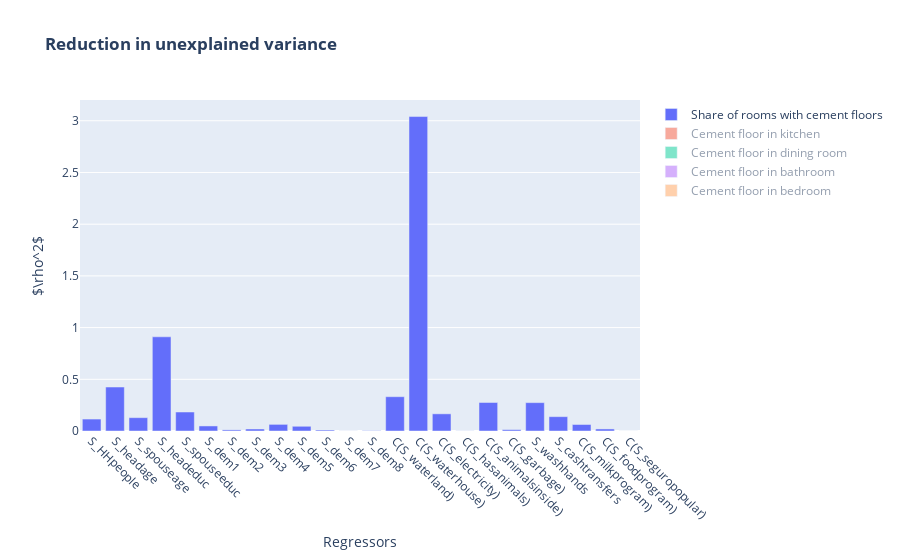

This figure's notebook cell:
### Code cell
from plotly import graph_objs as go

variables = R2_df['index']
counter = 0;
R2_fig = R2_df.drop(['index','Total Model 3 R2'], axis=1)

fig = go.Figure()

for vb in variables:
    
    if(counter != 0):
        trace = go.Bar(x=R2_fig.columns, y=R2_fig.iloc[counter], name=vb, visible = "legendonly")
    if(counter == 0):
        trace = go.Bar(x=R2_fig.columns, y=R2_fig.iloc[counter], name=vb)
        
    fig.add_trace(trace)
    
    counter=counter+1

fig.update_layout(
    {'title_text': '<b>'+'Reduction in unexplained variance'+'</b>',
        'xaxis': dict(title='Regressors', tickangle=45),
        'yaxis_title_text': r'$\rho^2$',
        "autosize": True})
fig.show()
fig.write_html("Bias_Figure.html")

### Figure 1 — Plotly figure (JSON) as saved in the notebook; plotly's stock layout.template omitted (floating-point values rounded to 4 significant figures)
{"data": [{"name": "Share of rooms with cement floors", "type": "bar", "x": ["S_HHpeople", "S_headage", "S_spouseage", "S_headeduc", "S_spouseeduc", "S_dem1", "S_dem2", "S_dem3", "S_dem4", "S_dem5", "S_dem6", "S_dem7", "S_dem8", "C(S_waterland)", "C(S_waterhouse)", "C(S_electricity)", "C(S_hasanimals)", "C(S_animalsinside)", "C(S_garbage)", "S_washhands", "S_cashtransfers", "C(S_milkprogram)", "C(S_foodprogram)", "C(S_seguropopular)"], "y": [0.1155, 0.4253, 0.129, 0.9108, 0.1838, 0.0488, 0.01083, 0.01939, 0.06412, 0.04567, 0.009388, 0.0003933, 0.00273, 0.3317, 3.041, 0.1661, 0.0008652, 0.2758, 0.01307, 0.2743, 0.1386, 0.06296, 0.01987, 0]}, {"name": "Cement floor in kitchen", "type": "bar", "visible": "legendonly", "x": ["S_HHpeople", "S_headage", "S_spouseage", "S_headeduc", "S_spouseeduc", "S_dem1", "S_dem2", "S_dem3", "S_dem4", "S_dem5", "S_dem6", "S_dem7", "S_dem8", "C(S_waterland)", "C(S_waterhouse)", "C(S_electricity)", "C(S_hasanimals)", "C(S_animalsinside)", "C(S_garbage)", "S_washhands", "S_cashtransfers", "C(S_milkprogram)", "C(S_foodprogram)", "C(S_seguropopular)"], "y": [0.08368, 0.4608, 0.146, 0.8552, 0.02207, 0.03879, 0.008958, 0.01614, 0.04927, 0.04101, 0.01022, 0.001425, 0.007325, 0.1807, 1.606, 0.09641, 0.06201, 0.253, 0.03492, 0.4562, 0.3041, 0.001381, 0.01063, 0]}, {"name": "Cement floor in dining room", "type": "bar", "visible": "legendonly", "x": ["S_HHpeople", "S_headage", "S_spouseage", "S_headeduc", "S_spouseeduc", "S_dem1", "S_dem2", "S_dem3", "S_dem4", "S_dem5", "S_dem6", "S_dem7", "S_dem8", "C(S_waterland)", "C(S_waterhouse)", "C(S_electricity)", "C(S_hasanimals)", "C(S_animalsinside)", "C(S_garbage)", "S_washhands", "S_cashtransfers", "C(S_milkprogram)", "C(S_foodprogram)", "C(S_seguropopular)"], "y": [0.06514, 0.5585, 0.219, 0.8782, 0.01296, 0.03198, 0.01513, 0.02444, 0.07037, 0.03089, 0.01436, 0.006257, 0.02301, 0.03016, 2.084, 0.06737, 0.08584, 0.04398, 0.04128, 0.06252, 0.2024, 0.007903, 0.05865, 0]}, {"name": "Cement floor in bathroom", "type": "bar", "visible": "legendonly", "x": ["S_HHpeople", "S_headage", "S_spouseage", "S_headeduc", "S_spouseeduc", "S_dem1", "S_dem2", "S_dem3", "S_dem4", "S_dem5", "S_dem6", "S_dem7", "S_dem8", "C(S_waterland)", "C(S_waterhouse)", "C(S_electricity)", "C(S_hasanimals)", "C(S_animalsinside)", "C(S_garbage)", "S_washhands", "S_cashtransfers", "C(S_milkprogram)", "C(S_foodprogram)", "C(S_seguropopular)"], "y": [0.004531, 0.1586, 0.004859, 0.2866, 0.493, 0.04004, 0.01263, 0.009945, 0.02154, 0.02873, 0.005671, 1.699e-06, 0.000309, 0.5091, 2.449, 0.3059, 0.07928, 0.0764, 0.8951, 0.3148, 0.01507, 0.1327, 0.101, 0]}, {"name": "Cement floor in bedroom", "type": "bar", "visible": "legendonly", "x": ["S_HHpeople", "S_headage", "S_spouseage", "S_headeduc", "S_spouseeduc", "S_dem1", "S_dem2", "S_dem3", "S_dem4", "S_dem5", "S_dem6", "S_dem7", "S_dem8", "C(S_waterland)", "C(S_waterhouse)", "C(S_electricity)", "C(S_hasanimals)", "C(S_animalsinside)", "C(S_garbage)", "S_washhands", "S_cashtransfers", "C(S_milkprogram)", "C(S_foodprogram)", "C(S_seguropopular)"], "y": [1.089, 0.01852, 0.2071, 0.5858, 0.04796, 0.007411, 0.002361, 0.008597, 0.04846, 0.008397, 0.0004797, 0.00244, 0.01113, 0.2587, 0.8466, 0.1166, 0.005273, 0.2191, 9.317e-05, 0.07747, 9.529e-05, 0.04603, 0.007014, 0]}], "layout": {"autosize": true, "title": {"text": "<b>Reduction in unexplained variance</b>"}, "xaxis": {"tickangle": 45, "title": {"text": "Regressors"}}, "yaxis": {"title": {"text": "$\\rho^2$"}}}}
